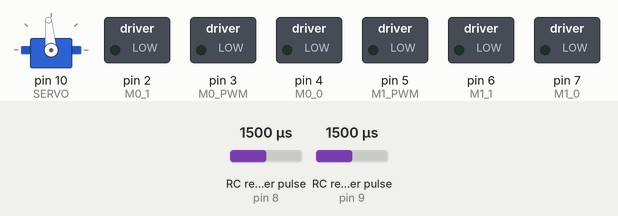
Bench run of a sketch on a simulated Arduino Uno, built with avr-gcc and run on an emulated ATmega328P. Shown: servo, switched loads named in the sketch (green lamp = pin HIGH). Wiring (inferred from the names in the program): 2 × RC receiver channel: data pin 8 / data pin 9. The inputs (shaded band) are chosen by the test bench; at power-on: RC receiver pulse (sensors on pin 8, pin 9) 1500 µs.

Above: at 1.2 s.
1.3 s: RC receiver pulse (sensor on pin 8) set to 1020 µs
At 1.9 s:
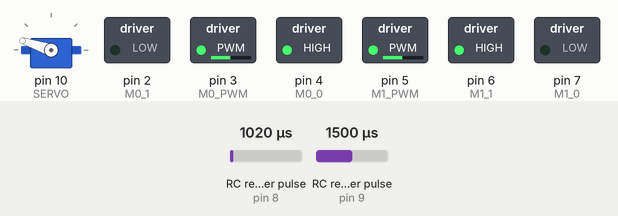
2.8 s: RC receiver pulse (sensor on pin 9) set to 1020 µs
At 4.0 s:
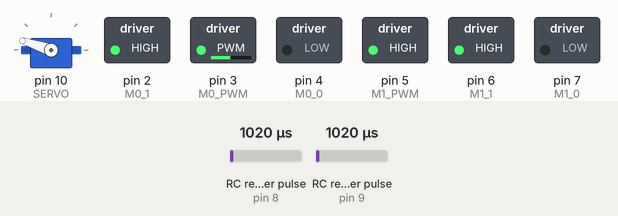
4.3 s: RC receiver pulse (sensor on pin 8) set to 1250 µs
At 5.4 s:
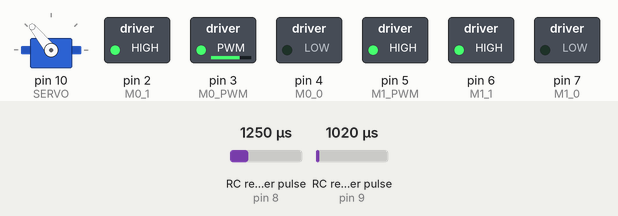
5.8 s: RC receiver pulse (sensor on pin 9) set to 1250 µs
At 6.5 s:
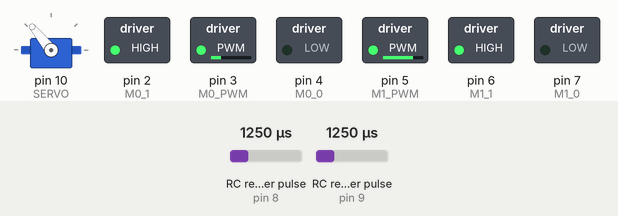
7.3 s: RC receiver pulse (sensor on pin 8) set to 1500 µs
At 7.7 s:
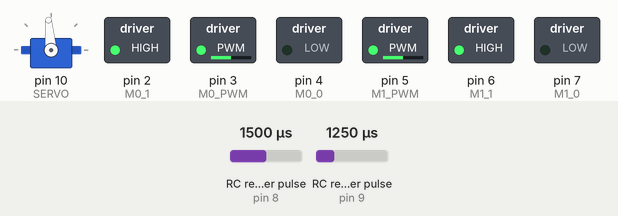
8.8 s: RC receiver pulse (sensor on pin 9) set to 1750 µs
At 10.1 s:
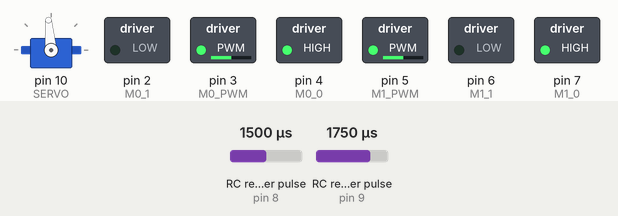
Timing chart, 0 to 11.3 s (numbered marks = the images above; inputs shaded):
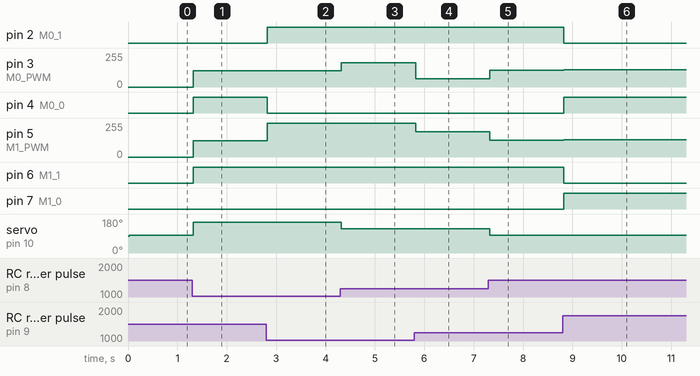

Measured:
- after the input at 1.3 s, pin 3 (M0_PWM), pin 5 (M1_PWM): 0/255 → 122/255 at once; pin 4 (M0_0), pin 6 (M1_1): LOW → HIGH at once; servo on pin 10 (SERVO): 95° → 162° at once
- after the input at 2.8 s, pin 2 (M0_1): LOW → HIGH at once; pin 4 (M0_0): HIGH → LOW at once; pin 5 (M1_PWM): 122/255 → 255/255 at once
- after the input at 4.3 s, pin 3 (M0_PWM): 122/255 → 181/255 at once; servo on pin 10 (SERVO): 162° → 129° at once
- after the input at 5.8 s, pin 3 (M0_PWM): 181/255 → 63/255 at once; pin 5 (M1_PWM): 255/255 → 190/255 at once
- after the input at 7.3 s, pin 3 (M0_PWM): 63/255 → 127/255 at once; pin 5 (M1_PWM): 190/255 → 127/255 at once; servo on pin 10 (SERVO): 129° → 95° at once
- after the input at 8.8 s, pin 2 (M0_1), pin 6 (M1_1): HIGH → LOW at once; pin 3 (M0_PWM), pin 5 (M1_PWM): 127/255 → 128/255 at once; pin 4 (M0_0), pin 7 (M1_0): LOW → HIGH at once

The sketch:

STRIJ.ino
```cpp
#include <Servo.h>

// PINs CONFIG
#define M0_PWM 3
#define M1_PWM 5
#define M0_0 4
#define M0_1 2
#define M1_0 7
#define M1_1 6
#define CH1 8
#define CH2 9
#define SERVO 10
#define DEADZONE 50
// OTHER CONFIG
#define AUTOMUL 1

int servoCal = 5;

Servo myservo;

void setup() {
  // SERIAL
  Serial.begin(9600);
  // PINMODEs
  pinMode(M0_PWM, OUTPUT);
  pinMode(M1_PWM, OUTPUT);
  pinMode(M0_0, OUTPUT);
  pinMode(M0_1, OUTPUT);
  pinMode(M1_0, OUTPUT);
  pinMode(M1_1, OUTPUT);
  myservo.attach(SERVO);
  pinMode(CH1, INPUT);
  pinMode(CH2, INPUT);
}

// gets flysky pwm signal
int getCh(int pin) {
  int duration = pulseIn(pin, HIGH, 50000);
  int r = map(duration, 1000, 2000, -255, 255);
  if (r < -300 or r > 300) {
    return 0;
  }
  if (r > -20 and r < 20) {
    return 0;
  }
  return r;
}
bool sl = false;
bool sr = false;
int last_dir = 1;
void loop() {
  // COMPUTE X Y CONTROLS
  int x = -getCh(CH1);
  int y = -getCh(CH2);

  //Serial.print(x);
  //Serial.print(" ");
  //Serial.println(y);

  // MOTOR OUTPUT
  int d0 = y - x * .5;
  int d1 = y + x * .5;

  int m0 = constrain(d0, -255, 255);
  int m1 = constrain(d1, -255, 255);

  //Serial.print(m0);
  //Serial.print(" ");
  //Serial.println(m1);

  analogWrite(M0_PWM, abs(m0));
  digitalWrite(M0_1, m0 > 0);
  digitalWrite(M0_0, m0 < 0);

  analogWrite(M1_PWM, abs(m1));
  digitalWrite(M1_1, m1 > 0);
  digitalWrite(M1_0, m1 < 0);

  myservo.write(90 + 70 * ((float)x / (float)255) + servoCal);
}
```
